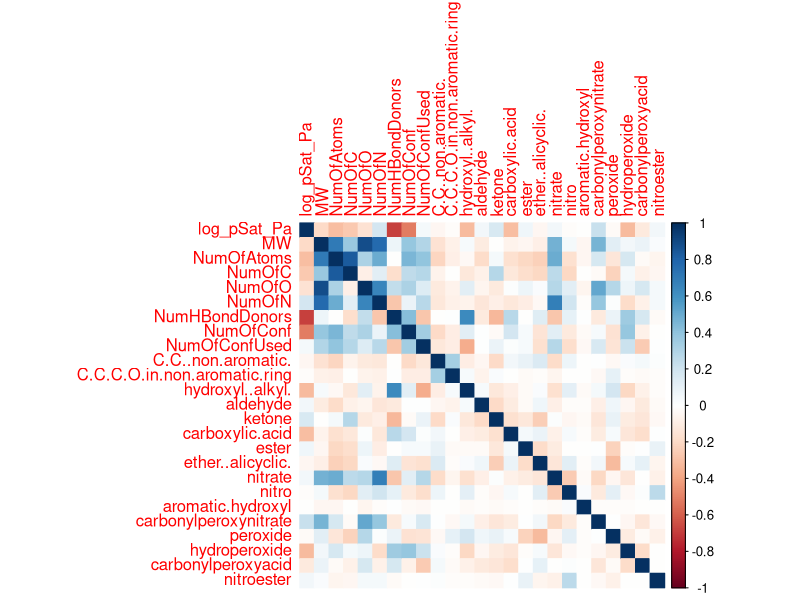
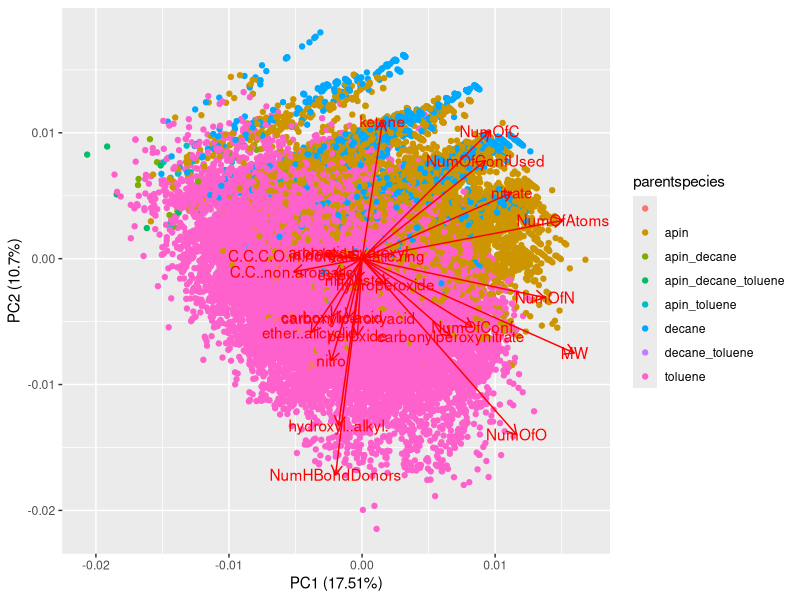
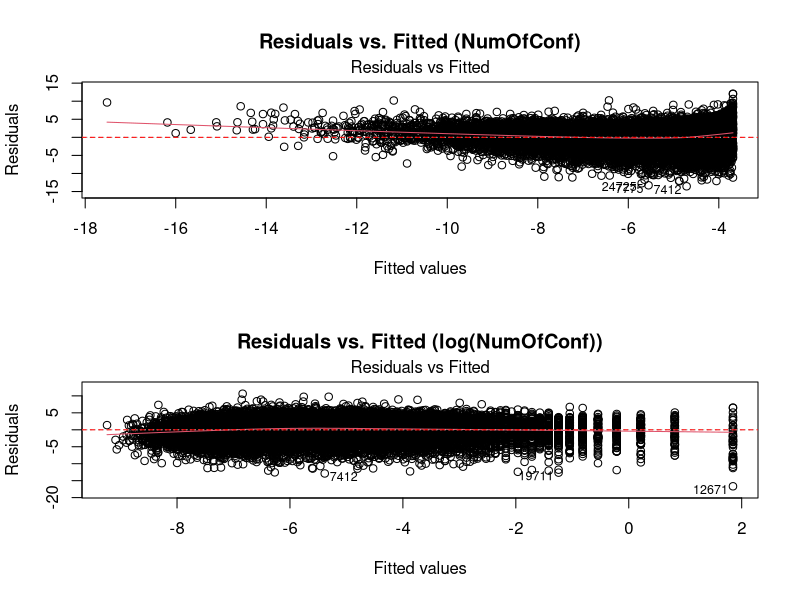
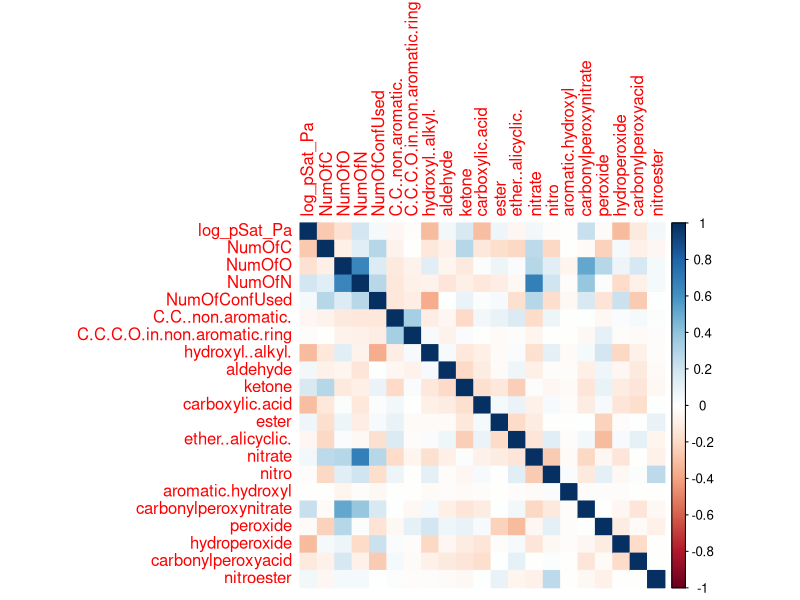
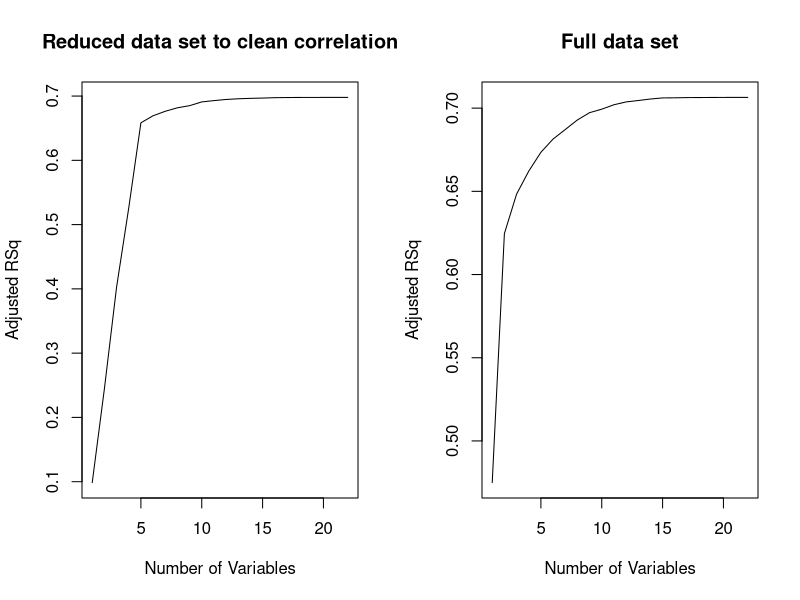
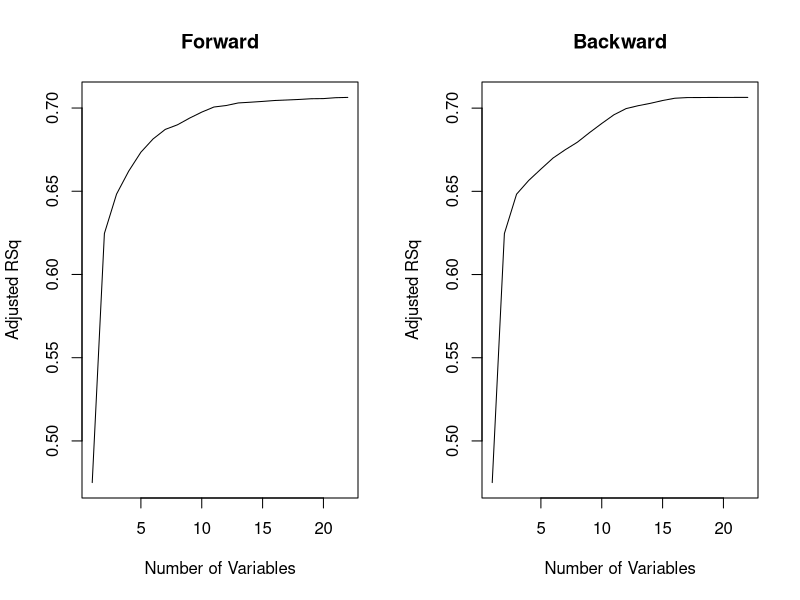
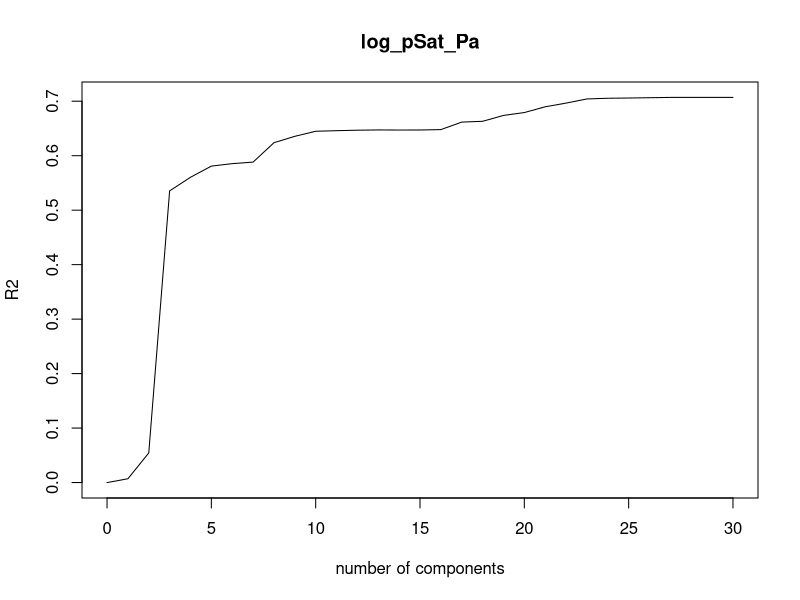

Reproduce these figures in R, in order.
## ---- chunk 1
knitr::opts_chunk$set(echo = TRUE, warning = FALSE, message = FALSE)
library(knitr)
## ---- chunk 2
library(tidyverse)
library(caret)
library(pls)
library(leaps)
library(corrplot)
## ---- chunk 3
train_kaggle <- read.csv("train_kaggle.csv")
train_kaggle <- train_kaggle[train_kaggle$parentspecies != "",]
test_kaggle <- read.csv("test_kaggle.csv", header=TRUE)
## ---- chunk 4
kag_train <- read.csv("train_kaggle.csv", header = TRUE)
kag_train <- kag_train %>% 
  select(-ID)

numeric_vars <- kag_train %>%
  select(where(is.numeric))

cor_matrix <- cor(numeric_vars, use = "complete.obs") # Handle missing values
corrplot(cor_matrix, method = "color")
## ---- chunk 5
library(tidyverse)
library(ggfortify)

train_kaggle <- read.csv("train_kaggle.csv")
train_kaggle <- train_kaggle[train_kaggle$parentspecies != "",]
test_kaggle <- read.csv("test_kaggle.csv", header=TRUE)


# Scale the data
kag_full <- rbind(train_kaggle[,!names(train_kaggle) %in% c("ID", "log_pSat_Pa")], test_kaggle[,!names(test_kaggle) %in% c("ID")])
kaggle_train_scaledforPCA <- kag_full[,!names(kag_full) %in% c("parentspecies")]


for(i in 1:length(kaggle_train_scaledforPCA)) {
  kaggle_train_scaledforPCA[,i] <- (kaggle_train_scaledforPCA[,i] - mean(kaggle_train_scaledforPCA[,i]))/sd(kaggle_train_scaledforPCA[,i])
  
}

# PCA
kaggle_trainPCA <- prcomp(kaggle_train_scaledforPCA)

autoplot(kaggle_trainPCA,data=cbind(kaggle_train_scaledforPCA, "parentspecies"=kag_full$parentspecies), col="parentspecies",
loadings=TRUE,loadings.label=TRUE)
## ---- chunk 6
# Load necessary library (if not already loaded)
library(tidyverse)

# Assuming your data is already loaded as 'train_kaggle'

# Create the log-transformed NumOfConf variable
train_kaggle$log_NumOfConf <- log(train_kaggle$NumOfConf)

# Fit the models
model.resplot <- lm(log_pSat_Pa ~ NumOfConf, data = train_kaggle)
model.log.resplot <- lm(log_pSat_Pa ~ log_NumOfConf, data = train_kaggle)

# Set up the plotting area (2 rows, 1 column)
par(mfrow = c(2, 1))

# First residual plot (original model)
plot(model.resplot, which = 1, main = "Residuals vs. Fitted (NumOfConf)") #Added Main title
abline(h = 0, col = "red", lty = 2)

# Second residual plot (log-transformed model)
plot(model.log.resplot, which = 1, main = "Residuals vs. Fitted (log(NumOfConf))") #Added Main title
abline(h = 0, col = "red", lty = 2)

# Reset plotting parameters to default
par(mfrow = c(1, 1))
## ---- chunk 7

kag_train <- kag_train %>% 
  select(-MW, -NumOfAtoms)  # Remove MW and NumOfAtoms

kag_train_processed <- kag_train %>% 
  select(-NumHBondDonors, -NumOfConf)  # Remove the columns

numeric_vars <- kag_train_processed %>%
  select(where(is.numeric))

cor_matrix <- cor(numeric_vars, use = "complete.obs") # Handle missing values
corrplot(cor_matrix, method = "color")

## ---- chunk 8
regfit.full <- regsubsets(log_pSat_Pa ~., data = kag_train_processed, nvmax = 21)
reg.summary <- summary(regfit.full)
#reg.summary$rsq

# Set up the plotting area (2 rows, 1 column)
par(mfrow = c(1, 2))

plot(reg.summary$adjr2 , xlab = " Number of Variables ", ylab = " Adjusted RSq ", type = "l", main = "Reduced data set to clean correlation")

kag_train <- read.csv("train_kaggle.csv", header = TRUE)
kag_train <- kag_train %>% 
  select(-ID)

regfit.full <- regsubsets(log_pSat_Pa ~., data = kag_train, nvmax = 21)
reg.summary <- summary(regfit.full)
#reg.summary$rsq
plot(reg.summary$adjr2 , xlab = " Number of Variables ", ylab = " Adjusted RSq ", type = "l", main = "Full data set")

# Reset plotting parameters to default
par(mfrow = c(1, 1))
## ---- chunk 9

kag_train <- read.csv("train_kaggle.csv", header = TRUE)
kag_train <- kag_train %>% 
  select(-ID)

regfit.fwd <- regsubsets(log_pSat_Pa ~., data = kag_train, nvmax = 21, method = "forward")
fwd.summary <- summary(regfit.fwd)
regfit.bwd <- regsubsets(log_pSat_Pa ~., data = kag_train, nvmax = 21, method = "backward")
bwd.summary <- summary(regfit.bwd)

# Set up the plotting area (2 rows, 1 column)
par(mfrow = c(1, 2))

plot(fwd.summary$adjr2 , xlab = " Number of Variables ", ylab = " Adjusted RSq ", type = "l", main = "Forward")
plot(bwd.summary$adjr2 , xlab = " Number of Variables ", ylab = " Adjusted RSq ", type = "l", main = "Backward")

# Reset plotting parameters to default
par(mfrow = c(1, 1))

## ---- chunk 10
library(knitr)

# 1. Extract Original Variable Names:
variable_names <- names(coef(regfit.fwd, 13))

# 2. Modify "parentspeciesdecane_toluene" to "parentspecies":
variable_names[variable_names == "parentspeciesdecane_toluene"] <- "parentspecies"

# 3. Add "log_pSat_Pa" to the list:
variable_names <- c(variable_names, "log_pSat_Pa")

# 4. Remove "(Intercept)" from the list:
variable_names <- variable_names[variable_names != "(Intercept)"]

# 5. Create a data frame for kable:
variable_table <- data.frame(Variable = variable_names)

# 6. Format the table using kable:
kable(variable_table, format = "markdown")
## ---- chunk 11
train_kaggle <- read.csv("train_kaggle.csv")
train_kaggle <- train_kaggle[train_kaggle$parentspecies != "",]
test_kaggle <- read.csv("test_kaggle.csv", header=TRUE)
## ---- chunk 12
cols_to_keep_from_coef <- c("NumOfC", "NumOfO", "NumHBondDonors", "NumOfConf", "NumOfConfUsed", "parentspecies",
                             "C.C.C.O.in.non.aromatic.ring", "carboxylic.acid", "ester", "ether..alicyclic.",
                             "aromatic.hydroxyl", "hydroperoxide", "carbonylperoxyacid", "log_pSat_Pa")

# Select only those columns from each data set
data_train <- train_kaggle %>% 
  select(all_of(cols_to_keep_from_coef))

## ---- chunk 13
# Define the cross-validation method (e.g., 10-fold)
train_control <- trainControl(method = "cv", number = 5)

# Train the model with cross-validation
model.lm.repo <- train(log_pSat_Pa ~ ., 
                 data = data_train, 
                 method = "lm", 
                 trControl = train_control)
## ---- chunk 14
model.lm.repo
## ---- chunk 15
train_kaggle <- read.csv("train_kaggle.csv")
train_kaggle <- train_kaggle[train_kaggle$parentspecies != "",]
test_kaggle <- read.csv("test_kaggle.csv", header=TRUE)
## ---- chunk 16
cols_to_keep_from_coef <- c("NumOfC", "NumOfO", "NumHBondDonors", "NumOfConf", "NumOfConfUsed", "parentspecies",
                             "C.C.C.O.in.non.aromatic.ring", "carboxylic.acid", "ester", "ether..alicyclic.",
                             "aromatic.hydroxyl", "hydroperoxide", "carbonylperoxyacid", "log_pSat_Pa")

# Select only those columns from each data set
data_train <- train_kaggle %>% 
  select(all_of(cols_to_keep_from_coef))

data_train <- data_train %>% 
  mutate(NumOfConf = log(NumOfConf))
## ---- chunk 17
# Define the cross-validation method (e.g., 10-fold)
train_control <- trainControl(method = "cv", number = 5)

# Train the model with cross-validation
model.lm.repo.trans <- train(log_pSat_Pa ~ ., 
                 data = data_train, 
                 method = "lm", 
                 trControl = train_control)
## ---- chunk 18
model.lm.repo.trans
## ---- chunk 19
train_kaggle <- read.csv("train_kaggle.csv")
train_kaggle <- train_kaggle[train_kaggle$parentspecies != "",]
test_kaggle <- read.csv("test_kaggle.csv", header=TRUE)
## ---- chunk 20
train_kaggle <- train_kaggle %>% 
  select(-ID)

test_kaggle <- test_kaggle %>% 
  select(-ID)

full_kaggle <- bind_rows(train_kaggle, test_kaggle)
## ---- chunk 21
pcr.fit <- pcr(log_pSat_Pa ~ ., data=full_kaggle, scale = TRUE, validation = "CV")
## ---- chunk 22
#summary(pcr.fit)
## ---- chunk 23
validationplot(pcr.fit, val.type = "R2")
## ---- chunk 24

scores <- data.frame(Model=c("Full linear regression", "Subset linear regression", "PCR", "RF", "SVR"), Prive_score=c(0.711,0.682,0.708,0.728,0.739))
library(knitr)
kable(scores, caption="Private scores of the most important models")
